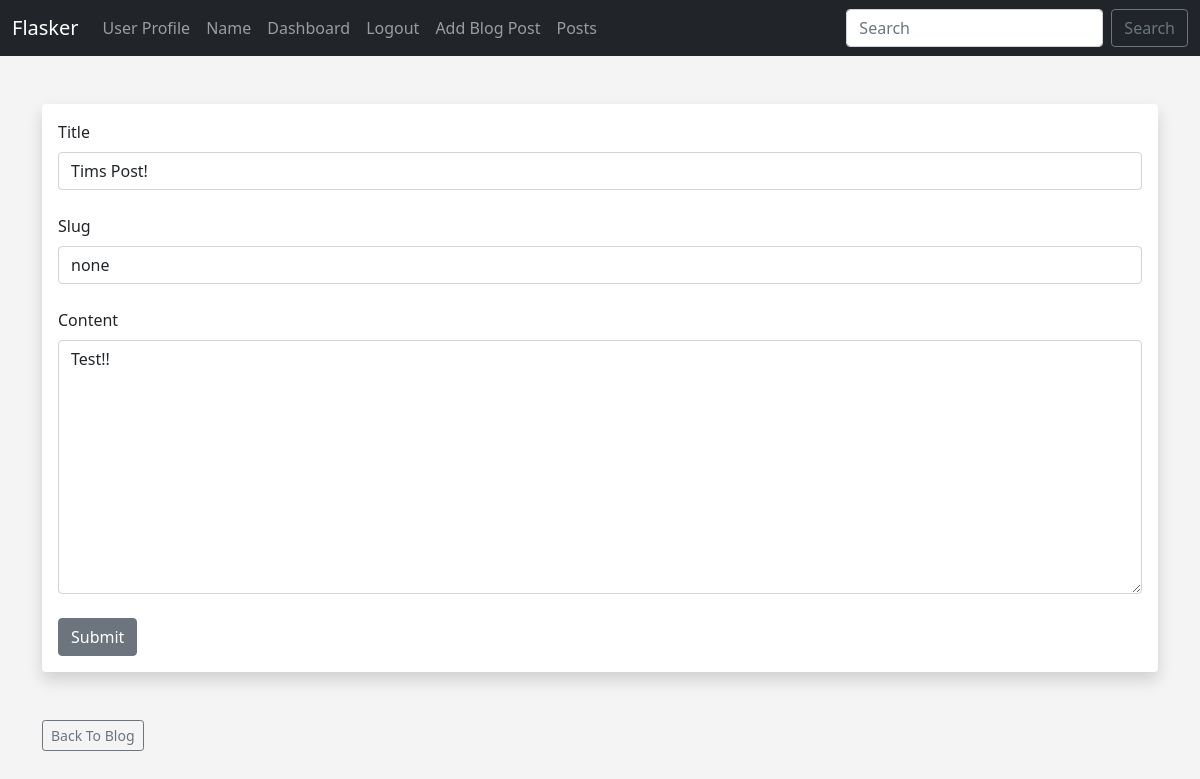
The page /posts/edit/2 (signed in) on the database its author committed.
### app.py (models this page shows)
class Posts(db.Model):
	id = db.Column(db.Integer, primary_key=True)
	title = db.Column(db.String(255))
	content = db.Column(db.Text)
	date_posted = db.Column(db.DateTime, default=datetime.utcnow)
	slug = db.Column(db.String(255))
	poster_id = db.Column(db.Integer, db.ForeignKey('users.id'))

### app.py (the view, shortened to what this page needs)
@app.route('/posts/edit/<int:id>', methods=['GET', 'POST'])
@login_required
def edit_post(id):
	post = Posts.query.get_or_404(id)
	form = PostForm()
	if current_user.id == post.poster_id:
		form.title.data = post.title
		form.slug.data = post.slug
		form.content.data = post.content
		return render_template('edit_post.html', form=form)
	else:
		flash("You Aren't Authorized To Edit That Post!")
		posts = Posts.query.order_by(Posts.date_posted)
		return render_template("posts.html", posts=posts)

### webforms.py
class PostForm(FlaskForm):
	title = StringField("Title", validators=[DataRequired()])
	content = CKEditorField("Content", validators=[DataRequired()])
	slug = StringField("Slug", validators=[DataRequired()])
	submit = SubmitField("Submit")

class SearchForm(FlaskForm):
	searched = StringField("Searched", validators=[DataRequired()])
	submit = SubmitField("Submit")

### app.py (called while the page is built)
@login_manager.user_loader
def load_user(user_id):
	return Users.query.get(int(user_id))

@app.context_processor
def base():
	form = SearchForm()
	return dict(form=form)

### templates/edit_post.html (shortened to what this page needs)
{% extends 'base.html' %}
{% block content %}
<br/>
<div class="shadow p-3 mb-5 bg-body rounded">
	<form method="POST">
		{{ form.title.label(class="form-label") }}
		{{ form.title(class="form-control") }}
		<br/>
		{{ form.slug.label(class="form-label") }}
		{{ form.slug(class="form-control") }}
		<br/>
		{{ form.content.label(class="form-label") }}
		{{ form.content(class="form-control", rows="10") }}
		<br/>
		{{ form.submit(class="btn btn-secondary") }}
	</form>
</div>
<a href="{{ url_for('posts')}}" class="btn btn-outline-secondary btn-sm">Back To Blog</a>
{% endblock %}

### static/css/style.css (style rules this page uses)
body { background: #f4f4f4; }

### rows shown on the page
Posts: title "Tims Post!", slug "none", content "Test!!"
